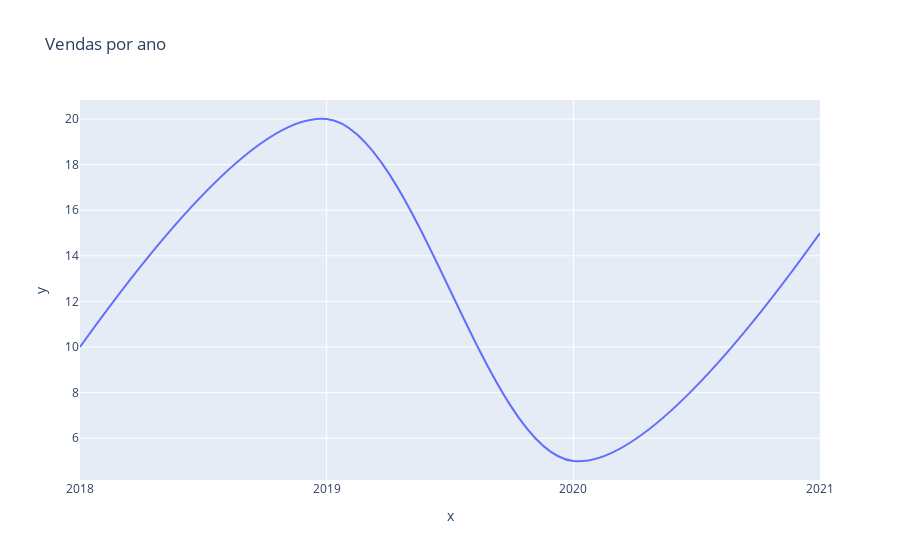

Write notebook code for a chart like this one.
### Code cell
fig = pltex.line(x=dadosX, y=dadosY, title = 'Vendas por ano', line_shape = 'spline')
fig.show()

### Figure 1 — Plotly figure (JSON) as saved in the notebook; plotly's stock layout.template omitted (floating-point values rounded to 4 significant figures)
{"data": [{"hovertemplate": "x=%{x}<br>y=%{y}<extra></extra>", "legendgroup": "", "line": {"color": "#636efa", "dash": "solid", "shape": "spline"}, "marker": {"symbol": "circle"}, "mode": "lines", "name": "", "orientation": "v", "showlegend": false, "type": "scatter", "x": ["2018", "2019", "2020", "2021"], "xaxis": "x", "y": [10, 20, 5, 15], "yaxis": "y"}], "layout": {"autosize": true, "legend": {"tracegroupgap": 0}, "title": {"text": "Vendas por ano"}, "xaxis": {"anchor": "y", "autorange": true, "domain": [0, 1], "range": [0, 3], "title": {"text": "x"}, "type": "category"}, "yaxis": {"anchor": "x", "autorange": true, "domain": [0, 1], "range": [4.167, 20.83], "title": {"text": "y"}, "type": "linear"}}}
